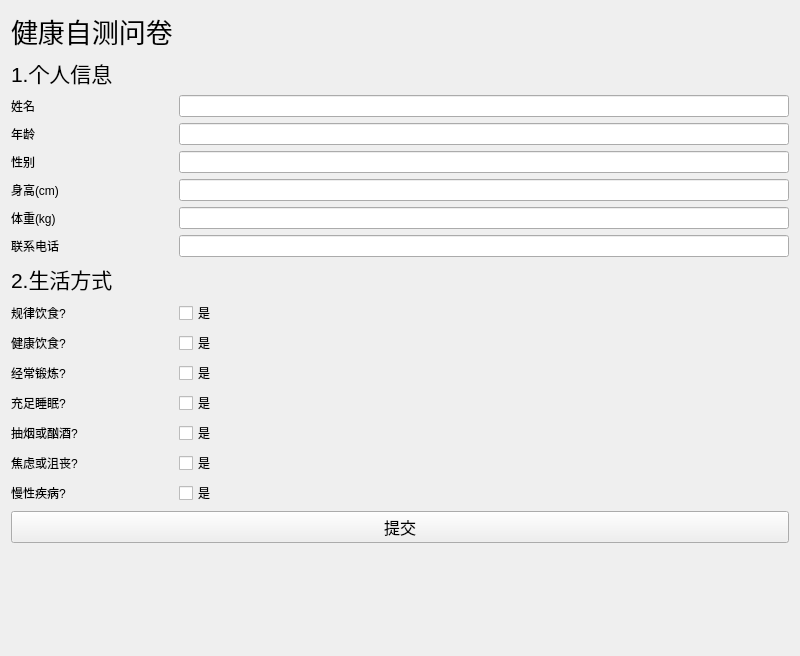
<?xml version="1.0" encoding="UTF-8"?>
<ui version="4.0">
 <class>Widget</class>
 <widget class="QWidget" name="Widget">
  <property name="geometry">
   <rect>
    <x>0</x>
    <y>0</y>
    <width>800</width>
    <height>656</height>
   </rect>
  </property>
  <property name="windowTitle">
   <string>健康自测问卷</string>
  </property>
  <layout class="QFormLayout" name="formLayout">
   <item row="0" column="0">
    <widget class="QLabel" name="label_2">
     <property name="font">
      <font>
       <pointsize>20</pointsize>
      </font>
     </property>
     <property name="text">
      <string>健康自测问卷</string>
     </property>
    </widget>
   </item>
   <item row="1" column="0">
    <widget class="QLabel" name="label_8">
     <property name="font">
      <font>
       <pointsize>16</pointsize>
      </font>
     </property>
     <property name="text">
      <string>1.个人信息</string>
     </property>
    </widget>
   </item>
   <item row="2" column="0">
    <widget class="QLabel" name="label">
     <property name="text">
      <string>姓名</string>
     </property>
    </widget>
   </item>
   <item row="2" column="1">
    <widget class="QLineEdit" name="lineEdit_name"/>
   </item>
   <item row="3" column="0">
    <widget class="QLabel" name="label_3">
     <property name="text">
      <string>年龄</string>
     </property>
    </widget>
   </item>
   <item row="3" column="1">
    <widget class="QLineEdit" name="lineEdit_age"/>
   </item>
   <item row="4" column="0">
    <widget class="QLabel" name="label_4">
     <property name="text">
      <string>性别</string>
     </property>
    </widget>
   </item>
   <item row="4" column="1">
    <widget class="QLineEdit" name="lineEdit_gender"/>
   </item>
   <item row="5" column="0">
    <widget class="QLabel" name="label_5">
     <property name="text">
      <string>身高(cm)</string>
     </property>
    </widget>
   </item>
   <item row="5" column="1">
    <widget class="QLineEdit" name="lineEdit_height"/>
   </item>
   <item row="6" column="0">
    <widget class="QLabel" name="label_6">
     <property name="text">
      <string>体重(kg)</string>
     </property>
    </widget>
   </item>
   <item row="6" column="1">
    <widget class="QLineEdit" name="lineEdit_weight"/>
   </item>
   <item row="7" column="0">
    <widget class="QLabel" name="label_7">
     <property name="text">
      <string>联系电话</string>
     </property>
    </widget>
   </item>
   <item row="7" column="1">
    <widget class="QLineEdit" name="lineEdit_phonenum"/>
   </item>
   <item row="8" column="0">
    <widget class="QLabel" name="label_9">
     <property name="font">
      <font>
       <pointsize>16</pointsize>
      </font>
     </property>
     <property name="text">
      <string>2.生活方式</string>
     </property>
    </widget>
   </item>
   <item row="9" column="0">
    <widget class="QLabel" name="label_10">
     <property name="text">
      <string>规律饮食?</string>
     </property>
    </widget>
   </item>
   <item row="9" column="1">
    <widget class="QCheckBox" name="checkBox_regdiet">
     <property name="text">
      <string>是</string>
     </property>
    </widget>
   </item>
   <item row="10" column="0">
    <widget class="QLabel" name="label_12">
     <property name="text">
      <string>健康饮食?</string>
     </property>
    </widget>
   </item>
   <item row="10" column="1">
    <widget class="QCheckBox" name="checkBox_baldiet">
     <property name="text">
      <string>是</string>
     </property>
    </widget>
   </item>
   <item row="11" column="0">
    <widget class="QLabel" name="label_13">
     <property name="text">
      <string>经常锻炼?</string>
     </property>
    </widget>
   </item>
   <item row="11" column="1">
    <widget class="QCheckBox" name="checkBox_regexe">
     <property name="text">
      <string>是</string>
     </property>
    </widget>
   </item>
   <item row="12" column="0">
    <widget class="QLabel" name="label_14">
     <property name="text">
      <string>充足睡眠?</string>
     </property>
    </widget>
   </item>
   <item row="12" column="1">
    <widget class="QCheckBox" name="checkBox_enoslp">
     <property name="text">
      <string>是</string>
     </property>
    </widget>
   </item>
   <item row="13" column="0">
    <widget class="QLabel" name="label_15">
     <property name="text">
      <string>抽烟或酗酒?</string>
     </property>
    </widget>
   </item>
   <item row="13" column="1">
    <widget class="QCheckBox" name="checkBox_smodrk">
     <property name="text">
      <string>是</string>
     </property>
    </widget>
   </item>
   <item row="14" column="0">
    <widget class="QLabel" name="label_16">
     <property name="text">
      <string>焦虑或沮丧?</string>
     </property>
    </widget>
   </item>
   <item row="14" column="1">
    <widget class="QCheckBox" name="checkBox_strdep">
     <property name="text">
      <string>是</string>
     </property>
    </widget>
   </item>
   <item row="15" column="0">
    <widget class="QLabel" name="label_17">
     <property name="text">
      <string>慢性疾病?</string>
     </property>
    </widget>
   </item>
   <item row="15" column="1">
    <widget class="QCheckBox" name="checkBox_chrdis">
     <property name="text">
      <string>是</string>
     </property>
    </widget>
   </item>
   <item row="16" column="0" colspan="2">
    <widget class="QPushButton" name="pushButton">
     <property name="font">
      <font>
       <pointsize>12</pointsize>
      </font>
     </property>
     <property name="text">
      <string>提交</string>
     </property>
    </widget>
   </item>
  </layout>
 </widget>
 <resources/>
 <connections/>
</ui>
